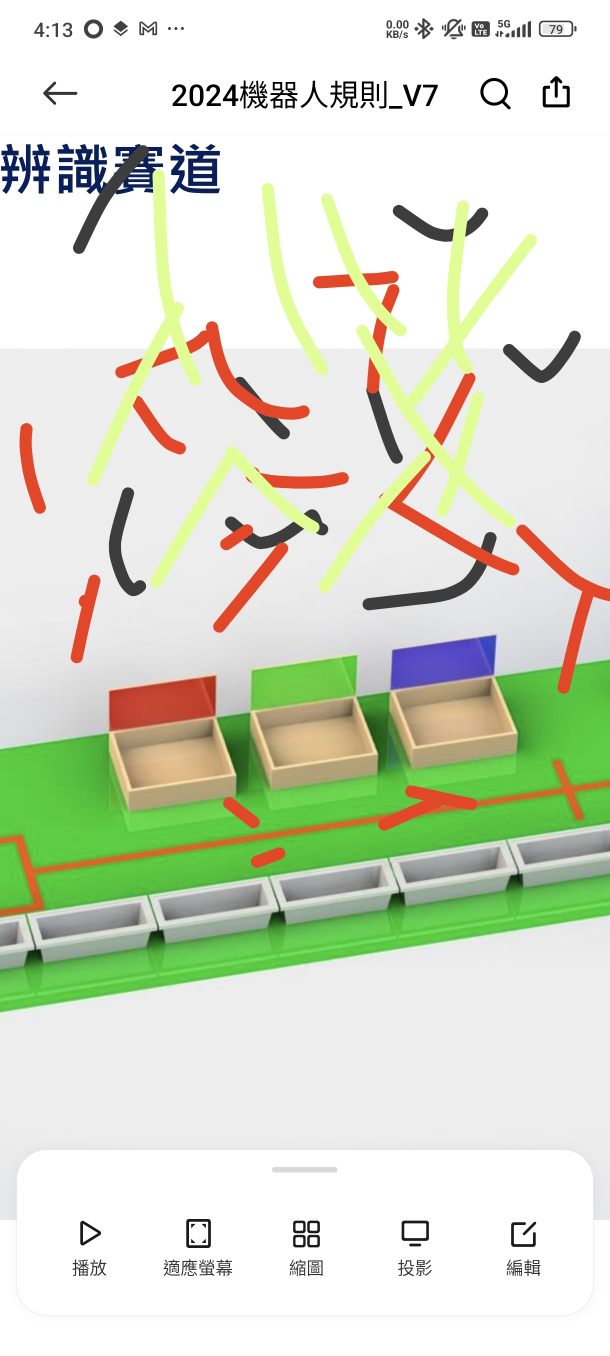
#> input picture goose_weight/images/boxes.jpg, 1220 x 2712 px (shown at 1/2 size)
$ python -i cover_red_video.py   (imports and definitions only)
#> lines starting #> are read from the running program, lines starting #| are printed output that depends on the picture
#> further down, picture is the input picture: shape (2712, 1220, 3); mean B, G, R 202.7, 222.1, 214.5
import cv2
import numpy as np
import time
from include.line_road import detect

def show_lines(img, show_in_img = False):
    # 2. 將圖像轉換為灰階
#> called with show_in_img = False
    gray = cv2.cvtColor(img, cv2.COLOR_BGR2GRAY)
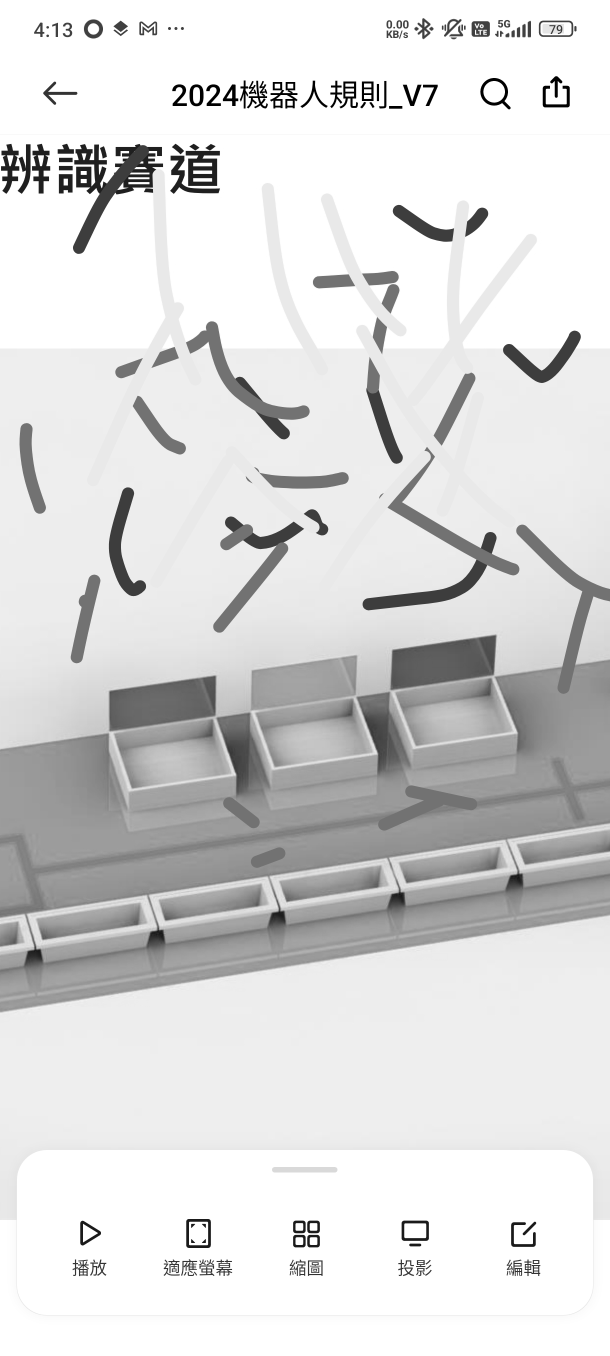
#> gray: shape (2712, 1220) (shown at 1/2 size); min 0, max 255, mean 217.6

    # 3. 使用 Canny 邊緣檢測
    edges = cv2.Canny(gray, 50, 80, apertureSize=3)
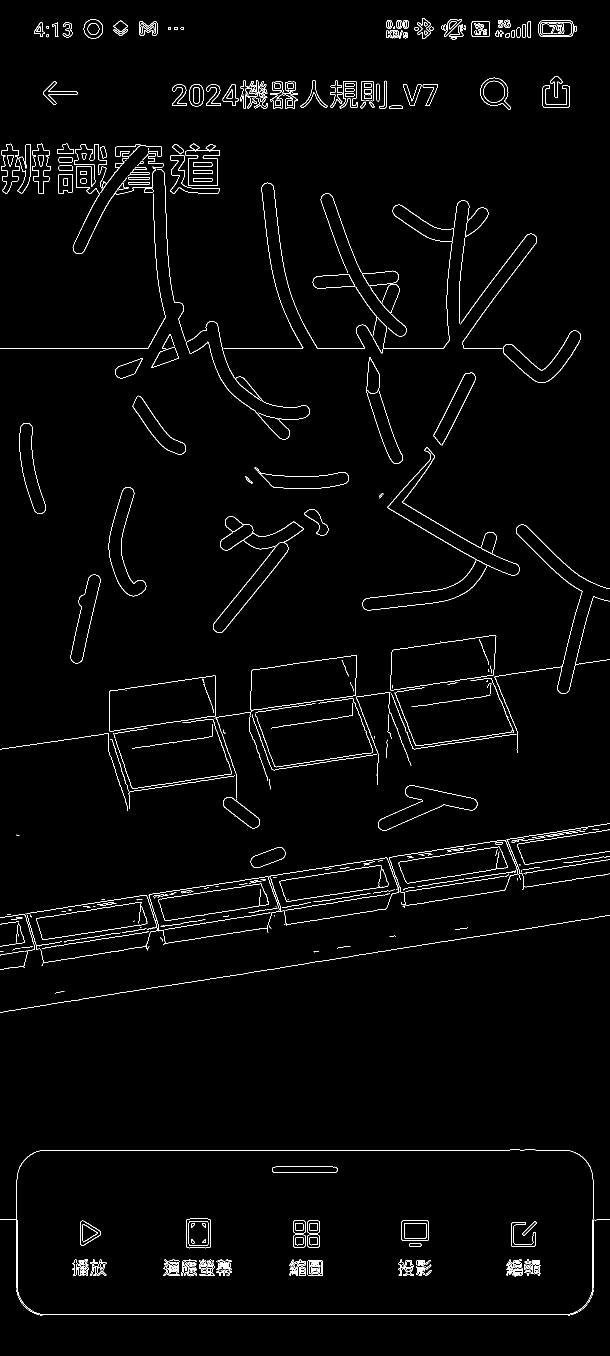
#> edges: shape (2712, 1220) (shown at 1/2 size); 1.8% white in thin lines or dots

    # 4. 使用 HoughLinesP 來偵測線條 (概率霍夫變換)
    lines = cv2.HoughLinesP(edges, rho=1, theta=np.pi/180, threshold=115, minLineLength=100, maxLineGap=30)
#> lines = 129 rows, first 6: [76, 2629, 1143, 2629], [84, 2300, 1135, 2300], [0, 2024, 1188, 1836], [0, 696, 887, 696], [86, 1926, 292, 1893], [300, 1864, 1218, 1719]

    if(show_in_img):
        # 5. 繪製偵測到的線條
        if lines is not None:
            for line in lines:
                x1, y1, x2, y2 = line[0]
                cv2.line(img, (x1, y1), (x2, y2), (0, 255, 0), 2)
    return lines

def create_red_mask(image):
    # 3. 將圖像轉換為 HSV 色彩空間
    hsv = cv2.cvtColor(image, cv2.COLOR_BGR2HSV)

    # 4. 從滑桿獲取當前 HSV 閾值
    low_h_1 = 0
    high_h_1 = 27
    low_h_2 = 139
    high_h_2 = 180
    low_s = 100
    high_s = 255
    low_v = 118
    high_v = 255

    # 5. 定義紅色的範圍，根據滑桿的值調整
    lower_red_1 = np.array([low_h_1, low_s, low_v])
    upper_red_1 = np.array([high_h_1, high_s, high_v])
    lower_red_2 = np.array([low_h_2, low_s, low_v])
    upper_red_2 = np.array([high_h_2, high_s, high_v])

    # 6. 創建遮罩，提取出紅色區域
    mask_1 = cv2.inRange(hsv, lower_red_1, upper_red_1)
    mask_2 = cv2.inRange(hsv, lower_red_2, upper_red_2)
    mask = mask_1 + mask_2
    return mask

video_path = "test3.mp4"

# 1. 打開影片文件
# [4 lines not run here, left out]

VIDEO_ORIGINAL_VIDEO_NAME = "Original"
VIDEO_PROCESSED_VIDEO_NAME = "Video Processed"

VIDEO_OUT_SIZE_X = 400
VIDEO_OUT_SIZE_Y = 600

# [20 lines not run here, left out]

>>> import cv2
>>> picture = cv2.imread('../../goose_weight/images/boxes.jpg')
>>> result = show_lines(picture)
#> result has the same summary as lines in show_lines
